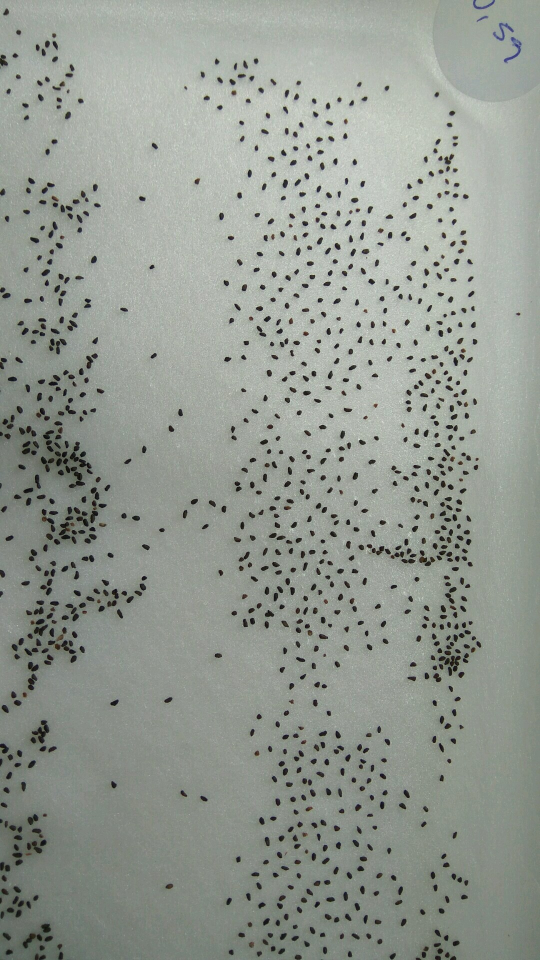
#> input picture imagen/IMG_20180118_084208.jpg, 1080 x 1920 px, found by its file name (shown at 1/2 size)
$ python primero.py
#> lines starting #> are read from the running program, lines starting #| are printed output that depends on the picture; after the words box and inside, x2 and y2 are one past the last pixel; in counts of white or black regions, pixels touching at a corner belong together
from PIL import Image, ImageDraw, ImageOps
from skimage.measure import label, regionprops
from skimage.morphology import closing, square
from skimage.color import label2rgb
from numpy import array
import numpy as np
import networkx as nx
import matplotlib.pyplot as plt
import matplotlib.patches as patches

def mask(low, high):
	return [255 if low <= x <= high else 0 for x in range(0, 256)]
def distancia(x, y):
	return sqrt( sum( [ (xi - yi)**2 for xi, yi in zip(x, y) ] ) )

UMBRAL = [(0,80), (0,80), (0,80)]

IMAGENES = [
'IMG_20180118_084215',
'IMG_20180118_084153',
'IMG_20180118_084208',
'IMG_20180118_084236',
'IMG_20180118_084238',
'IMG_20180118_084317',
'IMG_20180118_084324',
'IMG_20180118_084342',
'IMG_20180118_084416',
'IMG_20180118_085605',
'IMG_20180118_090124',
'IMG_20180118_090127',
]
maxDist = -1

class Semillero(object):
	def __init__(self, archivo , cosopinba):
#> called with archivo = 'imagen/IMG_20180118_084208.jpg', cosopinba = 0
		self.cosopinba = cosopinba
		self.archivo = archivo
		if isinstance(archivo, str):
			self.img = ImageOps.autocontrast(Image.open(archivo))
		else:
			self.img = archivo
		mask_R = mask(UMBRAL[0][0], UMBRAL[0][1])
		mask_G = mask(UMBRAL[1][0], UMBRAL[1][1])
		mask_B = mask(UMBRAL[2][0], UMBRAL[2][1])
		self.img_binary = self.img.point(mask_R+mask_G+mask_B).convert('L').point([0]*255+[255])
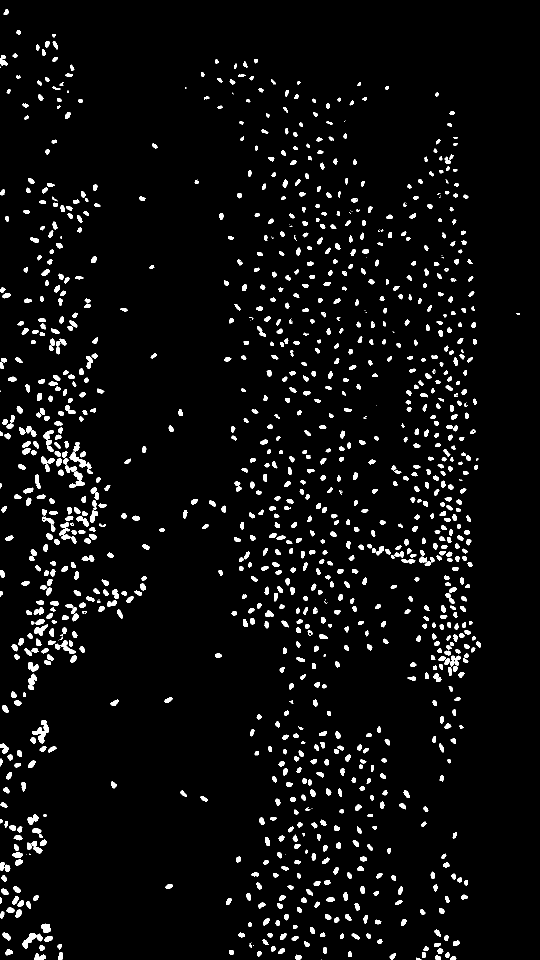
#> self.img_binary: PIL image 1080x1920 L (shown at 1/2 size); 4.6% white; 1200 white regions (68 under 20 px), largest, box (x1, y1, x2, y2) and area: (64, 1441, 98, 1487) 627, (45, 1867, 85, 1897) 494, (139, 903, 183, 937) 463

	# [17 lines left out: function contenedor, not called in this run]

	def procesar(self):
		fig, ax = plt.subplots()
		arr_binary = array(self.img_binary)
		arr_closed = closing(arr_binary, square(3))
#> arr_closed: shape (1920, 1080); 4.7% white; 1113 white regions (37 under 20 px)
		arr_labeled = label(arr_closed)
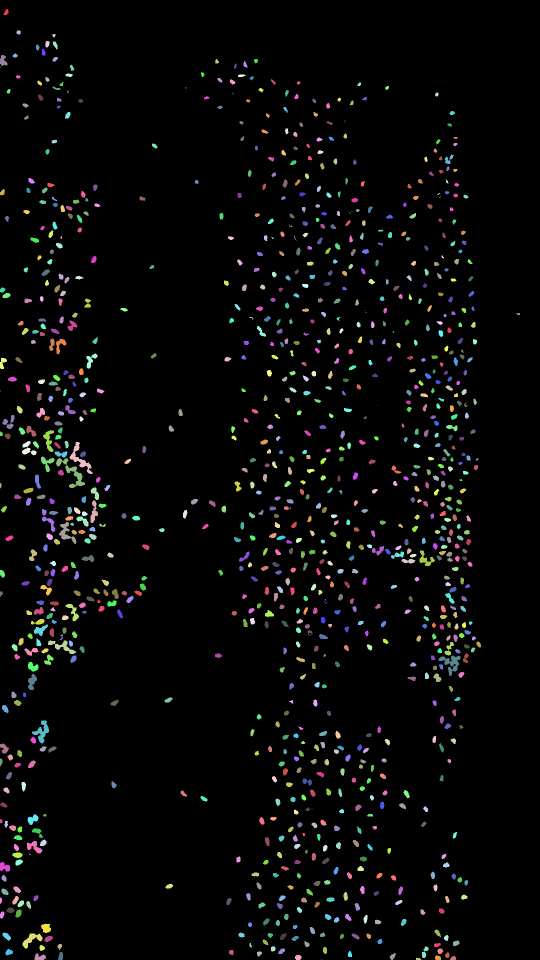
#> arr_labeled: shape (1920, 1080) int64 (shown at 1/2 size); 1114 distinct labels, from 0 to 1113; one colour per label, 0 black
		regiones = regionprops(arr_labeled)
#> regiones = 1113 regions; largest, box (x1, y1, x2, y2) and area: (112, 916, 170, 976) 897, (877, 1311, 921, 1352) 725, (139, 884, 186, 948) 723, (64, 1441, 98, 1487) 647, (118, 1044, 153, 1088) 547
		prom = -1
		std = -1
		valores = []
		while std > 15 or std == -1:
			valores = []
			for region in regiones:
				if (region.area > prom + std or region.area < prom - std) and prom != -1 and std != -1:
					continue
				valores.append(region.area)
			prom = np.mean(valores)
			std = np.std(valores)

		draw = ImageDraw.Draw(self.img)
		semillas = 0
		for region in regiones:
			if region.area > prom + std * 1.5 or region.area < prom - std * 1.5:
				continue
			semillas+=1
			centro=region.centroid[::-1]
			bbox=region.bbox
			xa = bbox[1] - 1 if bbox[1] - 1 >= 0 else 0
			ya = bbox[0] - 1 if bbox[0] - 1 >= 0 else 0
			xb = bbox[3] + 1 if bbox[3] + 1 < self.img.size[0] else self.img.size[0] - 1
			yb = bbox[2] + 1 if bbox[2] + 1 < self.img.size[1] else self.img.size[1] - 1
			color = [int((w + x + y + z)/4) for w, x, y, z in zip(
				self.img.getpixel((xa,ya)),
				self.img.getpixel((xa,yb)),
				self.img.getpixel((xb,ya)),
				self.img.getpixel((xb,yb))
				)]
			draw.rectangle([xa,ya,xb,yb], outline=None, fill=(color[0],color[1],color[2]))
#> this loop made 1113 passes
#> (centro, bbox, xa, ya, xb, yb, color) on passes 1, 4, 5: ((12.13, 24.14), (18, 7, 30, 17), 6, 17, 18, 31, [161, 165, 160]), ((94.16, 87.66), (82, 90, 95, 99), 89, 81, 100, 96, [164, 170, 160]), ((110.3, 89.52), (83, 105, 99, 116), 104, 82, 117, 100, [168, 172, 167])
#> after the loop, semillas = 591
		del draw
		plt.imshow(self.img)#.crop(self.contenedor()))
		# plt.show()
		plt.savefig("cosopinba\\"+str(self.cosopinba)+".jpg",dpi=640)
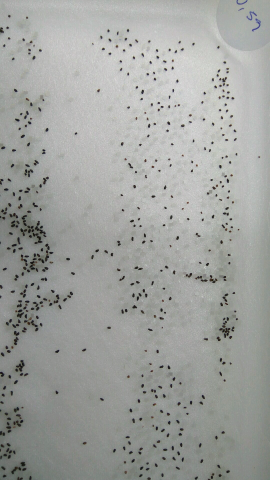
#> shown: shape (1920, 1080, 3) (shown at 1/4 size); mean R, G, B 159.8, 161.6, 158.3
		return [semillas, len(regiones) - semillas ,self.img]#.crop(self.contenedor())]

img = Semillero("imagen/"+IMAGENES[2]+".jpg",0)
resultados = img.procesar()
#> resultados = 3 items

semillas = resultados[0]
#> semillas = 591
while(resultados[1]>20):
	print("subres:",resultados[0],resultados[1])
	img = Semillero(resultados[2],img.cosopinba+1)
	resultados = img.procesar()
	semillas += resultados[0]
#> this loop made 14 passes
#> semillas on passes 1 to 8: 704, 856, 942, 984, 1006, 1015, 1050, 1070
#> (printed output is left out)
#> pass 1, in procesar (call 2), `arr_labeled = label(arr_closed)`:
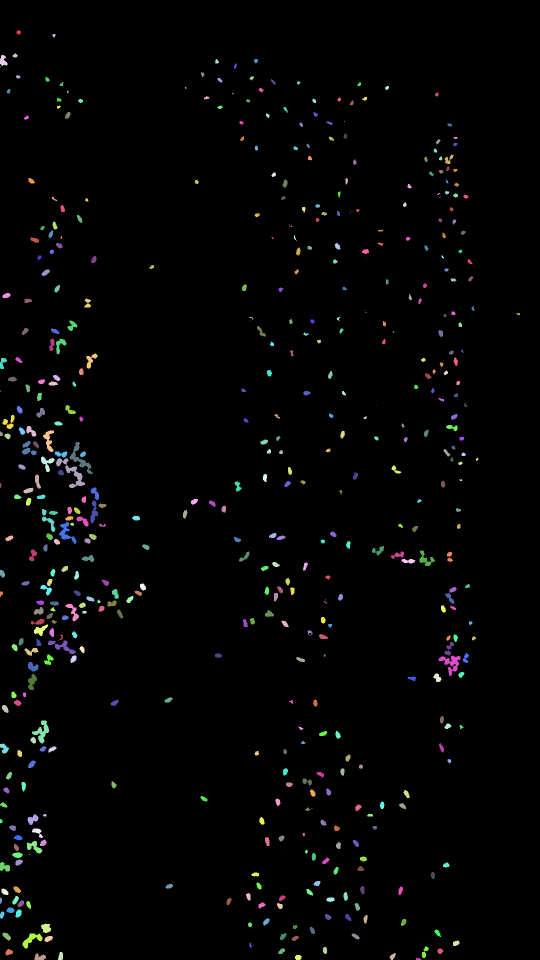
#> arr_labeled: shape (1920, 1080) int64 (shown at 1/2 size); 523 distinct labels, from 0 to 522; one colour per label, 0 black
#> pass 1, in procesar (call 2), `plt.savefig("cosopinba\\"+str(self.cosopinba)+".jpg",dpi=640)`:
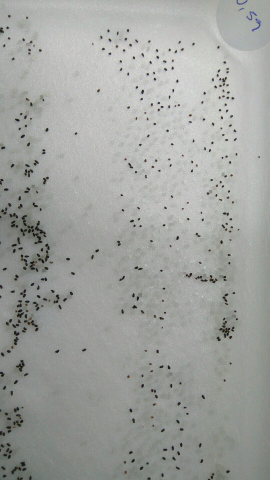
#> shown: shape (1920, 1080, 3) (shown at 1/4 size); mean R, G, B 160.3, 162.2, 158.9
#> pass 2, in __init__ (call 3), `self.img_binary = self.img.point(mask_R+mask_G+mask_B).convert('L').po..`:
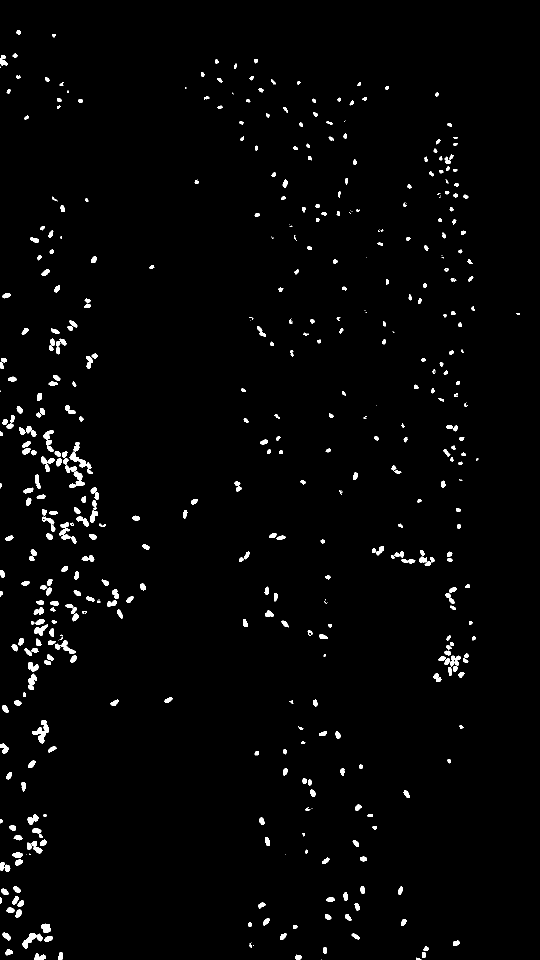
#> self.img_binary: PIL image 1080x1920 L (shown at 1/2 size); 1.9% white; 496 white regions (68 under 20 px), largest, box (x1, y1, x2, y2) and area: (64, 1441, 98, 1487) 627, (45, 1867, 85, 1897) 494, (139, 903, 183, 937) 463
#> after the loop, semillas = 1096
print("Semillas contadas", semillas)
#| Semillas contadas 1096
# plt.imshow(resultados[2])
# plt.show()
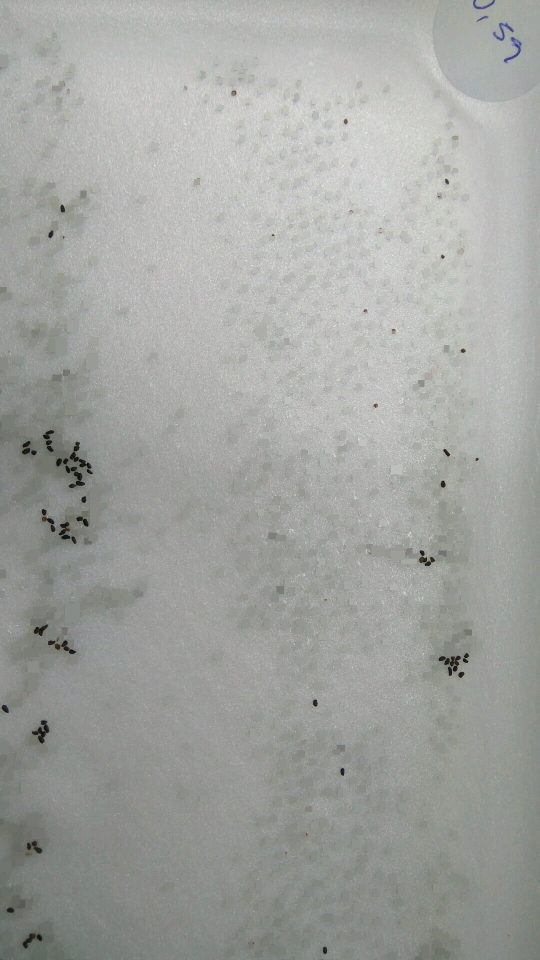
#> shown: shape (1920, 1080, 3) (shown at 1/2 size); mean R, G, B 162.2, 164.2, 160.7

$ run again, with imagen/IMG_20180118_084238.jpg copied over imagen/IMG_20180118_084208.jpg
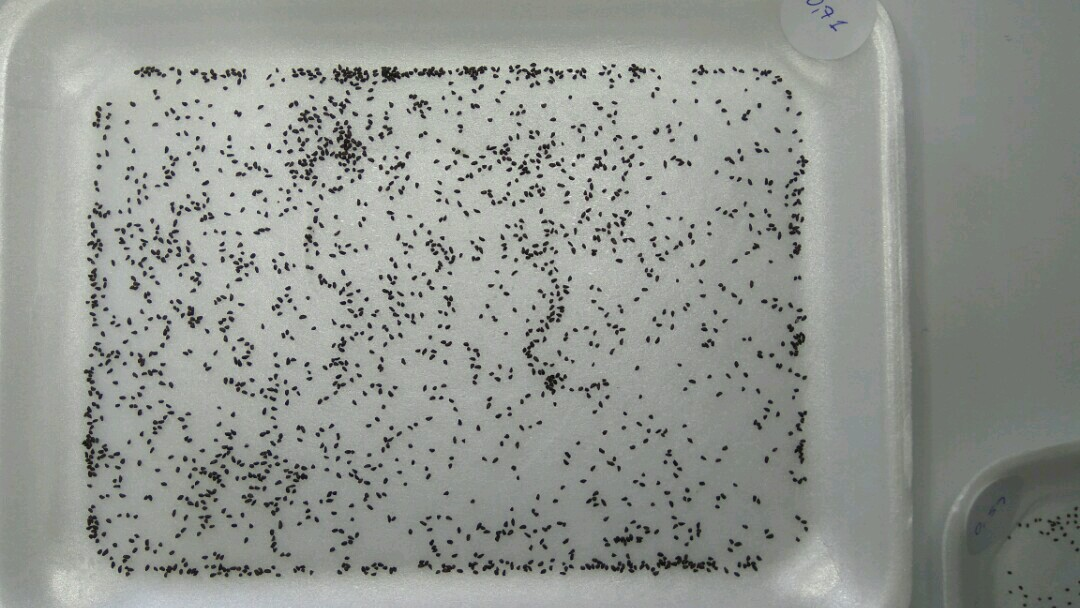
#> input picture imagen/IMG_20180118_084238.jpg, 1080 x 608 px, found by its file name
#> self.img_binary: PIL image 1080x608 L; 4.4% white in thin lines or dots, all inside (x1, y1, x2, y2) = (82, 63, 1080, 608)
#> arr_closed: shape (608, 1080); 4.8% white; 1238 white regions (868 under 20 px)
#> arr_labeled: shape (608, 1080) int64; 1239 distinct labels, from 0 to 1238
#> regiones = 1238 regions; largest, box (x1, y1, x2, y2) and area: (967, 475, 1026, 555) 1234, (298, 120, 366, 180) 919, (657, 552, 718, 572) 530, (581, 553, 659, 576) 471, (333, 65, 369, 90) 377
#> the loop in procesar, `for region in regiones:` made 1238 passes
#> (centro, bbox, xa, ya, xb, yb, color) on passes 4, 5, 8: ((517.5, 66), (65, 516, 68, 520), 515, 64, 521, 69, [168, 171, 166]), ((613, 65.5), (65, 612, 67, 615), 611, 64, 616, 68, [186, 190, 188]), ((510.8, 68.68), (66, 509, 72, 514), 508, 65, 515, 73, [192, 195, 192])
#> after the loop in procesar, `for region in regiones:`: semillas = 1079
#> `resultados = img.procesar()`: resultados = 3 items
#> `semillas = resultados[0]`: semillas = 1079
#> the loop `while(resultados[1]>20):` made 5 passes
#> semillas on passes 1 to 5: 1150, 1178, 1188, 1208, 1219
#> (printed output is left out)
#> pass 1, in procesar (call 2), `arr_labeled = label(arr_closed)`:
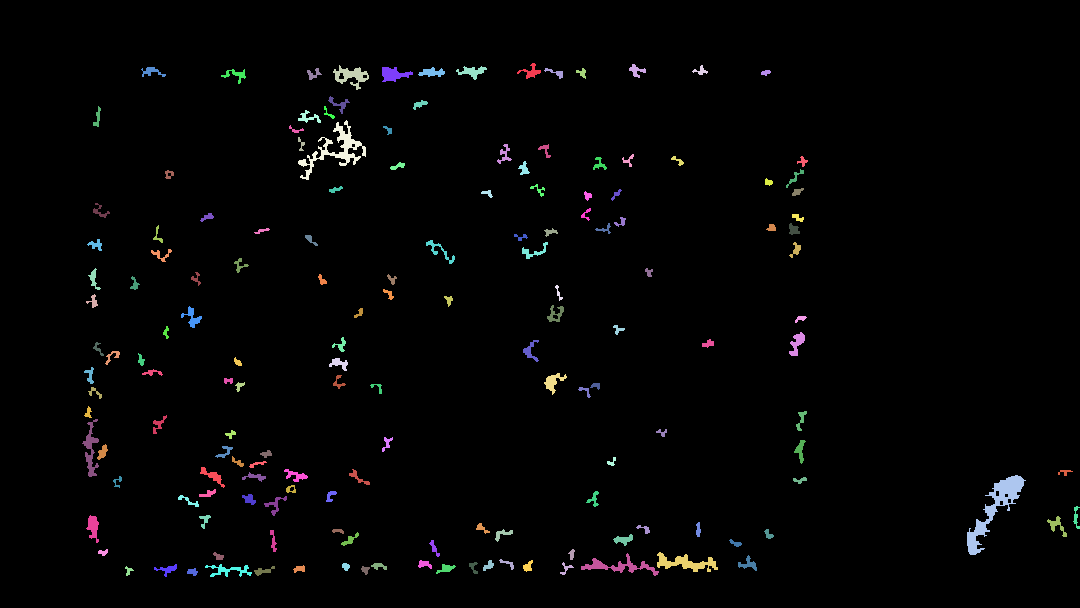
#> arr_labeled: shape (608, 1080) int64; 160 distinct labels, from 0 to 159; one colour per label, 0 black
#> after the loop `while(resultados[1]>20):`: semillas = 1219
#| Semillas contadas 1219
#> `# plt.show()`:
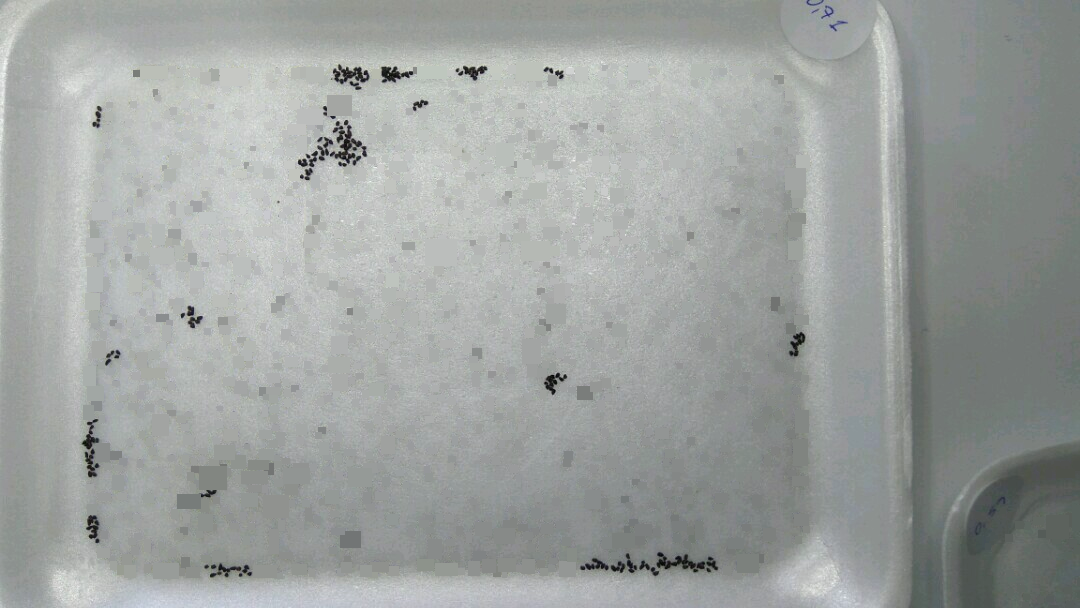
#> shown: shape (608, 1080, 3); mean R, G, B 157.8, 161.7, 159.6

$ run again, with imagen/IMG_20180118_084317.jpg copied over imagen/IMG_20180118_084208.jpg
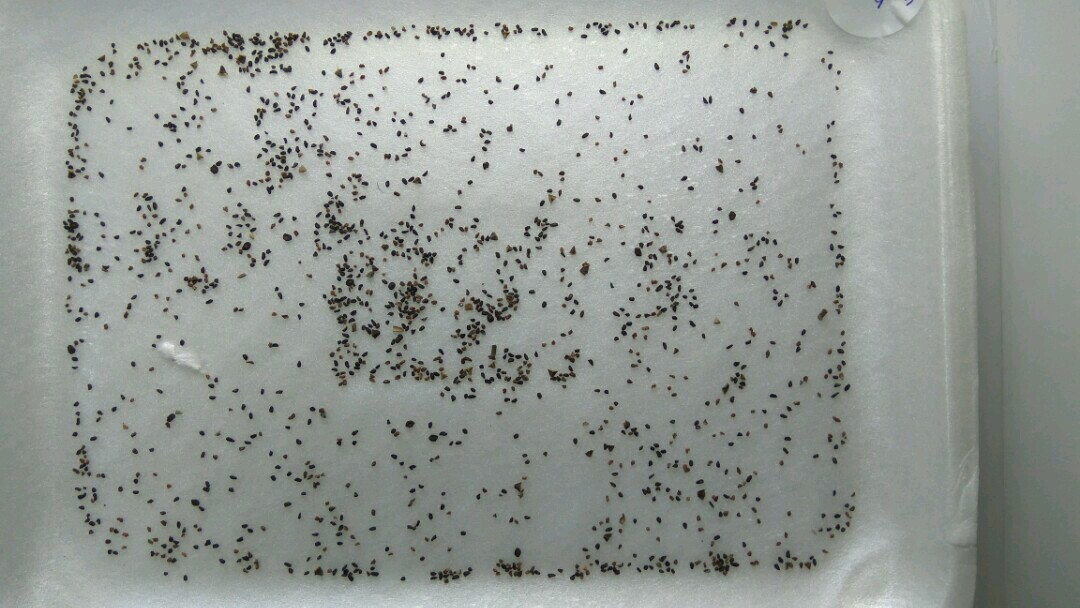
#> input picture imagen/IMG_20180118_084317.jpg, 1080 x 608 px, found by its file name
#> self.img_binary: PIL image 1080x608 L; 3.8% white; 1381 white regions (1082 under 20 px), largest, box (x1, y1, x2, y2) and area: (973, 528, 1005, 608) 1110, (398, 282, 425, 319) 385, (712, 554, 739, 575) 285
#> arr_closed: shape (608, 1080); 4.2% white; 1102 white regions (784 under 20 px)
#> arr_labeled: shape (608, 1080) int64; 1103 distinct labels, from 0 to 1102
#> regiones = 1102 regions; largest, box (x1, y1, x2, y2) and area: (973, 525, 1008, 608) 1441, (398, 282, 428, 331) 618, (471, 285, 519, 323) 542, (324, 191, 357, 240) 395, (712, 554, 739, 575) 323
#> the loop in procesar, `for region in regiones:` made 1102 passes
#> (centro, bbox, xa, ya, xb, yb, color) on passes 1 to 3: ((731.8, 21.56), (18, 727, 26, 736), 726, 17, 737, 27, [175, 175, 174]), ((744.2, 22.31), (20, 743, 26, 746), 742, 19, 747, 27, [181, 178, 183]), ((797.5, 22), (20, 796, 25, 800), 795, 19, 801, 26, [165, 165, 167])
#> after the loop in procesar, `for region in regiones:`: semillas = 968
#> `resultados = img.procesar()`: resultados = 3 items
#> `semillas = resultados[0]`: semillas = 968
#> the loop `while(resultados[1]>20):` made 7 passes
#> semillas on passes 1 to 7: 1039, 1058, 1065, 1068, 1077, 1081, 1087
#> (printed output is left out)
#> pass 1, in procesar (call 2), `arr_labeled = label(arr_closed)`:
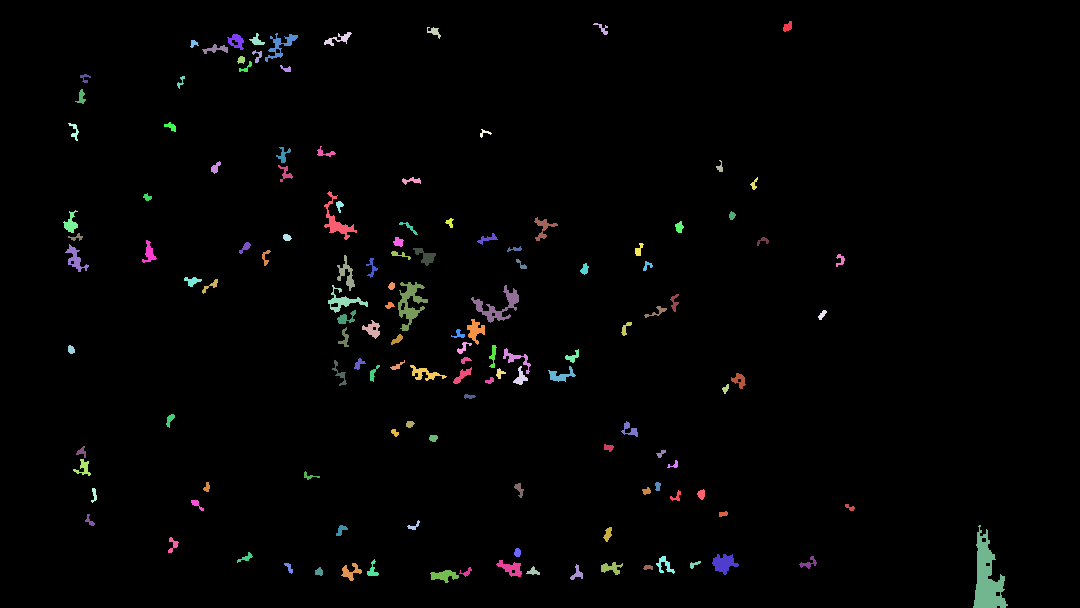
#> arr_labeled: shape (608, 1080) int64; 135 distinct labels, from 0 to 134; one colour per label, 0 black
#> after the loop `while(resultados[1]>20):`: semillas = 1087
#| Semillas contadas 1087
#> `# plt.show()`:
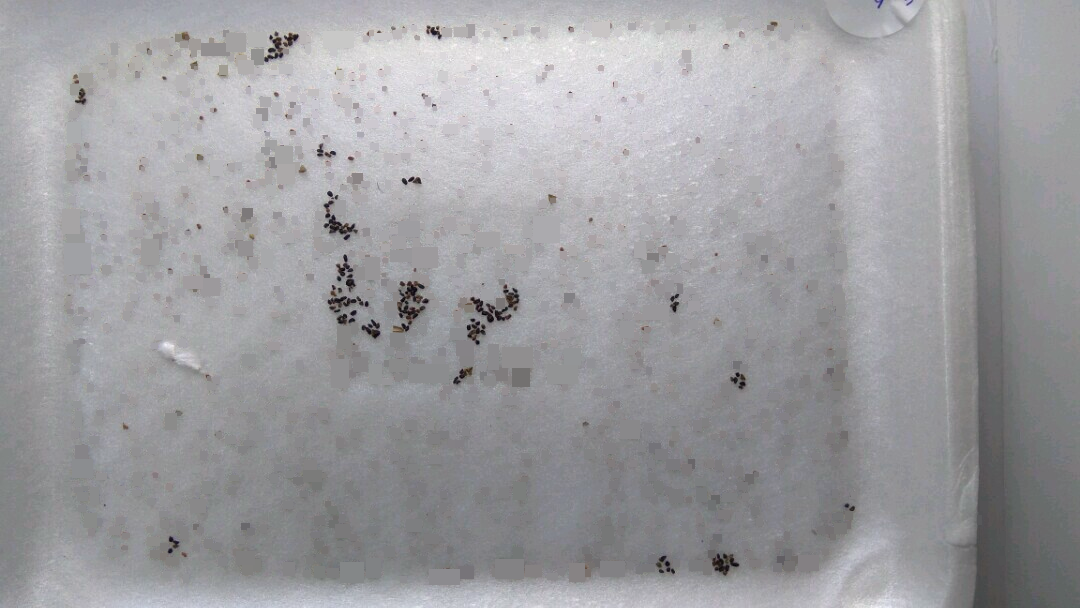
#> shown: shape (608, 1080, 3); mean R, G, B 158.1, 157.8, 161
